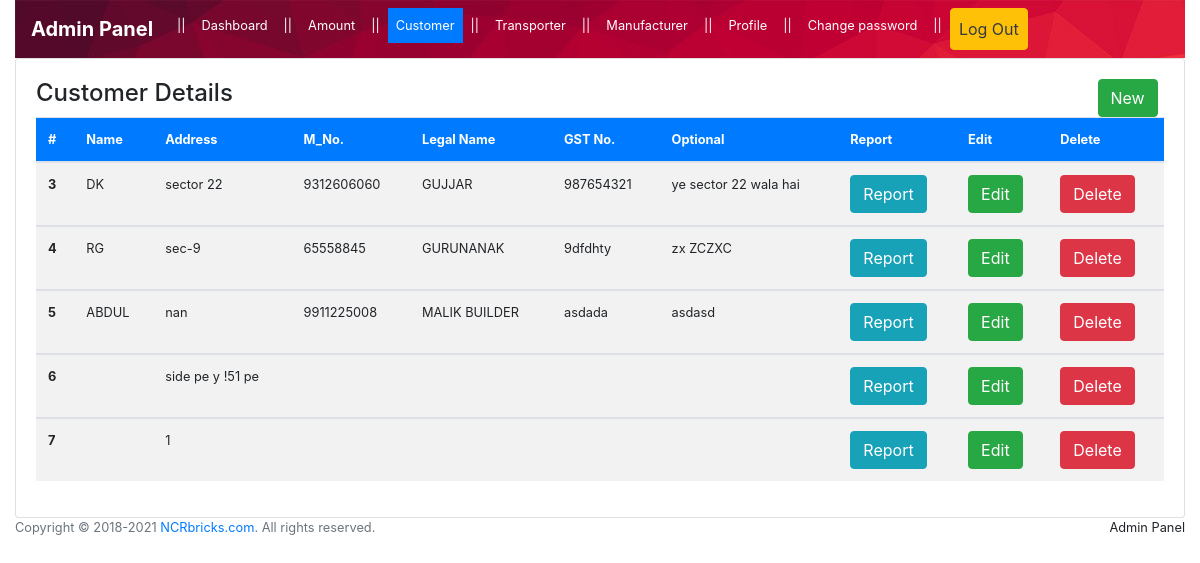
The app's page /vro/pages/scp/customer.php (signed in) with its own data.
### tables this page shows
CREATE TABLE `customer` (
  `id` int(100) NOT NULL,
  `name` varchar(100) NOT NULL,
  `address` varchar(100) NOT NULL,
  `m_no` varchar(100) NOT NULL,
  `legal_name` varchar(100) NOT NULL,
  `GST_no` varchar(100) NOT NULL,
  `optional` varchar(100) NOT NULL
);

### vro/pages/scp/customer.php (the view, shortened to what this page needs)
<?php
	require("../common/header.php");
?>
      <div class="main-panel">
        <div class="content-wrapper">
          <div class="row">
            <div class="col-lg-12 grid-margin stretch-card">
              <div class="card">
                <div class="card-body">
					<div class="row">
						<div class="col-lg-3 grid-margin stretch-card">
							<h4 >Customer Details</h4>
						</div>
						<div class="col-lg-4 grid-margin stretch-card">
						</div>
						<div class="col-lg-4 grid-margin stretch-card">
						</div>
						<div class="col-lg-1 grid-margin stretch-card">
							<a class="btn btn-success" href="add_customer.php">New</a>
						</div>
					</div>
                  <div class="table-responsive">
                    <table class="table table-striped">
                      <thead class="bg-primary text-white">
                        <tr>
                         	  <th scope="col">#</th>
							  <th scope="col">Name</th>
							  <th scope="col">Address</th>
							  <th scope="col">M_No.</th>
							  <th scope="col">Legal Name</th>
							  <th scope="col">GST No.</th>
							  <th scope="col">Optional</th>
							  <th scope="col">Report</th>
							   <?php
									if($_SESSION['user_name'] == "admin"){
										echo "<th scope='col' >Edit</th>";
										echo "<th scope='col' >Delete</th>";
									}else{
										echo "<th scope='col' style='display:none'>Edit</th>";
										echo "<th scope='col' style='display:none'>Delete</th>";
									}
								?>
                        </tr>
                      </thead>
<?php
			include("../../database/db_conection.php");
			$result = mysqli_query($dbcon,"SELECT * FROM customer")
			or die(mysqli_error());
			while($row = mysqli_fetch_array( $result )) {
					  echo "<tbody>";
						echo "<tr>";
						echo  "<th scope='row'>".$row['id']."</th>";
						echo  "<td>".$row['name']."</td>";
						echo  "<td>".$row['address']."</td>";
						echo  "<td>".$row['m_no']."</td>";
						echo  "<td>".$row['legal_name']."</td>";
						echo  "<td>".$row['GST_no']."</td>";
						echo  "<td>".$row['optional']."</td>";
						echo  "<td ><a class='btn btn-info' href='report.php?name=" . $row['name'] . "&type=customer'>Report</a></td>";
						if($_SESSION['user_name'] == "admin"){
							echo  "<td ><a class='btn btn-success' href='edit_customer.php?id=" . $row['id'] . "'>Edit</a></td>";
							echo  "<td ><a class='btn btn-danger text-white' onclick='myDelete(".$row['id'].")'>Delete</a></td>";
						}else{
							echo  "<td style='display:none'><a href='edit_customer.php?id=" . $row['id'] . "'>Edit</a></td>";
							echo  "<td style='display:none'><a onclick='myDelete(".$row['id'].")'>Delete</a></td>";
						}
						echo  "</tr>";
				}
					  echo  "</tbody>";
?>
		</table>
		</div>
                </div>
              </div>
            </div>
			</div>
            </div>
          </div>
        </div>
	</body>
</html>
<?php
	include("../common/footer.php");
?>

### vro/css/style.css (style rules this page uses)
body { font-size:80%; }

### records on screen
customer: id "3", name "DK", address "sector 22", m_no "9312606060", legal_name "GUJJAR", GST_no "987654321", optional "ye sector 22 wala hai"
customer: id "4", name "RG", address "sec-9", m_no "65558845", legal_name "GURUNANAK", GST_no "9dfdhty", optional "zx ZCZXC"
customer: id "5", name "ABDUL", address "nan", m_no "9911225008", legal_name "MALIK BUILDER", GST_no "asdada", optional "asdasd"
customer: id "6", address "side pe y !51 pe"
customer: id "7", address "1"

### other values on screen
$_SESSION['user_name'] "Admin"
